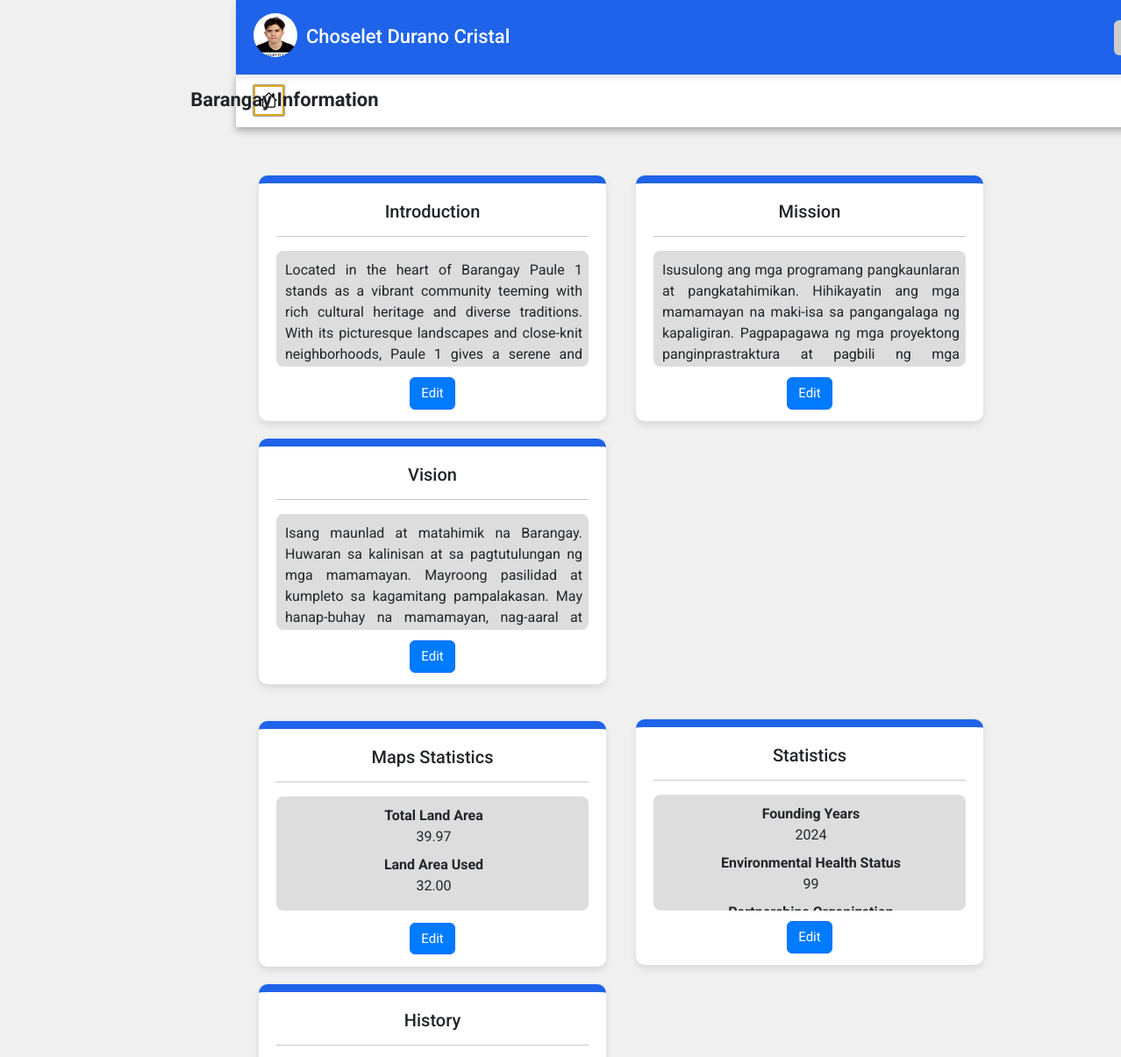
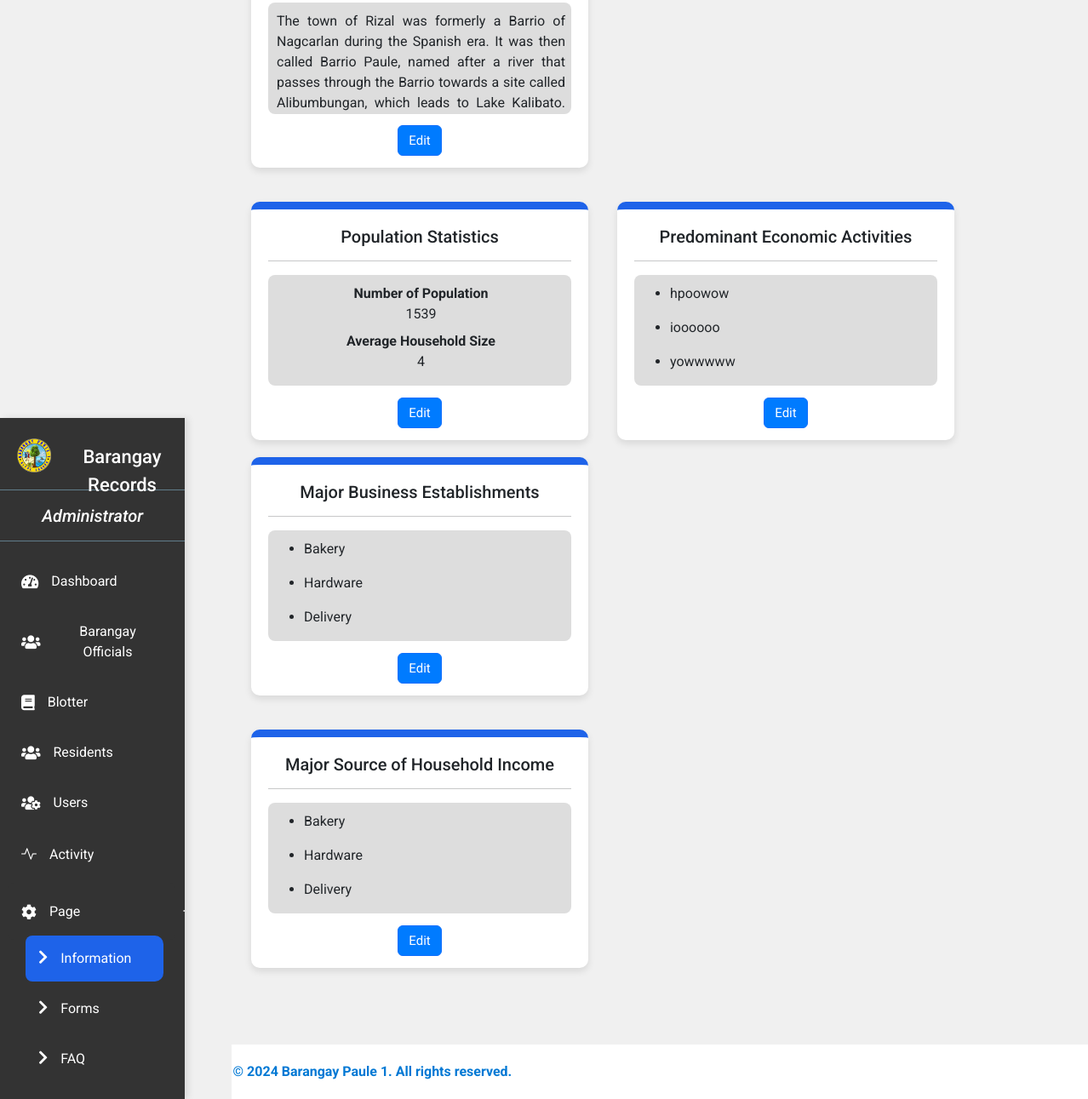
/Information.php (signed in), run on the app's committed database (2 pictures, top to bottom).
### tables this page shows
CREATE TABLE `proof_of_identity` (
  `id` int(11) NOT NULL,
  `picture` varchar(255) NOT NULL,
  `valid_id` varchar(255) NOT NULL,
  `created_at` timestamp NOT NULL DEFAULT current_timestamp()
);

CREATE TABLE `profiledata` (
  `id` int(11) NOT NULL,
  `firstname` varchar(50) NOT NULL,
  `middlename` varchar(50) DEFAULT NULL,
  `lastname` varchar(50) NOT NULL,
  `gender` enum('Male','Female','Other') NOT NULL,
  `birthdate` date NOT NULL,
  `email` varchar(100) NOT NULL,
  `contact` varchar(20) NOT NULL,
  `religion` varchar(50) NOT NULL,
  `status` enum('Single','Married','Divorced','Widowed') NOT NULL,
  `emergency_person` varchar(100) NOT NULL,
  `emergency_contact` varchar(20) NOT NULL,
  `created_at` timestamp NOT NULL DEFAULT current_timestamp()
);

CREATE TABLE `introduction` (
  `id` int(11) NOT NULL,
  `paragraph` text DEFAULT NULL
);

CREATE TABLE `mission` (
  `id` int(11) NOT NULL,
  `paragraph` text DEFAULT NULL
);

CREATE TABLE `vision` (
  `id` int(11) NOT NULL,
  `paragraph` text DEFAULT NULL
);

CREATE TABLE `map_statics` (
  `id` int(11) NOT NULL,
  `total_land_area` decimal(10,2) DEFAULT NULL,
  `land_used` decimal(10,2) DEFAULT NULL
);

CREATE TABLE `statistics` (
  `id` int(11) NOT NULL,
  `founding_years` int(11) DEFAULT NULL,
  `environmental_health_status` int(11) DEFAULT NULL,
  `partnerships_organization` int(11) DEFAULT NULL,
  `projects_made` int(11) DEFAULT NULL
);

CREATE TABLE `history` (
  `id` int(11) NOT NULL,
  `context` text NOT NULL
);

CREATE TABLE `population` (
  `id` int(11) NOT NULL,
  `number_of_population` int(11) NOT NULL,
  `average_household_size` float NOT NULL
);

CREATE TABLE `economics` (
  `id` int(11) NOT NULL,
  `message` text NOT NULL
);

CREATE TABLE `major_business` (
  `id` int(6) UNSIGNED NOT NULL,
  `business_text` text NOT NULL
);

CREATE TABLE `major_income` (
  `id` int(6) UNSIGNED NOT NULL,
  `income_text` text NOT NULL
);

### Information.php (the view, shortened to what this page needs)
<!DOCTYPE html>
<html lang="en">
<head>
  <link href="https://cdn.jsdelivr.net/npm/bootstrap@5.3.3/dist/css/bootstrap.min.css" rel="stylesheet">
  <link href="https://cdnjs.cloudflare.com/ajax/libs/font-awesome/5.15.3/css/all.min.css" rel="stylesheet">
  <link href="https://cdn.jsdelivr.net/npm/bootstrap-icons@1.8.1/font/bootstrap-icons.css" rel="stylesheet">
  <link rel="stylesheet" href="https://cdnjs.cloudflare.com/ajax/libs/limonte-sweetalert2/11.1.7/sweetalert2.min.css">
  <link rel="stylesheet" href="Information.css">
</head>
<body>
  <div>
    <div class="header">
      <div class="picfetch">
        <?php
            include 'connection.php';
              $sql = "SELECT * FROM proof_of_identity WHERE id = (SELECT id FROM profiledata WHERE email = ?)";
              $stmt = $conn->prepare($sql);
              $stmt->bind_param("s", $_SESSION['username']);
              $stmt->execute();
              $result = $stmt->get_result();
            if ($result->num_rows > 0) {
                $row = $result->fetch_assoc();
                $picture = $row["picture"];
            } else {
                $picture = "";
            }
              $sql = "SELECT * FROM profiledata WHERE email = ?";
              $stmt = $conn->prepare($sql);
              $stmt->bind_param("s", $_SESSION['username']);
              $stmt->execute();
              $result = $stmt->get_result();
            if ($result->num_rows > 0) {
              $row = $result->fetch_assoc();
              $firstname = $row["firstname"];
              $middlename = $row["middlename"];
              $lastname = $row["lastname"];
            } else {
              $firstname = "";
              $middlename = "";
              $lastname = "";
            }
          ?>
          <img src="<?php echo $picture; ?>" width="80px" height="80px" onerror="this.style.display='none';">
          <p class="p"><?php echo $firstname . " " . $middlename . " " . $lastname; ?></p>
      </div>
      <div class="profile-icon" onclick="toggleProfileDetails()">
      </div>
    </div>
    <div class="navigation" id="navigation">
      <div class="logo">
        <img src="images/logo1.png" alt="Barangay Logo" height="40px" width="40px">
        <p>Barangay Records</p>
      </div>
      <div class="administrators">
        <p><em> Administrator</em></p>
      </div>
      <a href="AdminDashboard.php" class="a1"><i class="fas fa-tachometer-alt"></i> Dashboard</a>
      <a href="BarangayOfficial.php" class="a1"><i class="fas fa-users"></i> Barangay Officials</a>
      <a href="Blotter.php" class="a1"><i class="fas fa-book"></i> Blotter</a>
      <a href="Resident.php" class="a1"><i class="fas fa-users"></i> Residents</a>
      <a href="Users.php" class="a1"><i class="fas fa-users-cog"></i> Users</a>
      <a href="Activity.php" class="a1"><i class="bi bi-activity"></i> Activity</a>
      <div class="dropdown" onclick="toggleDropdown()">
        <button class="btn btn-primary plus-toggle" type="button" id="dropdownMenuButton" >
          <i class="fas fa-cog"></i>Page <i class="bi bi-plus"></i>
        </button>
        <div class="dropdown-content" id="dropdownContent">
          <a href="Information.php" id="info" onclick="keepDropdownOpen()"><i class="fas fa-chevron-right"></i>Information</a>
          <a href="Forms.php"><i class="fas fa-chevron-right"></i>Forms</a>
          <a href="BarangayFAQ.php"><i class="fas fa-chevron-right"></i>FAQ</a>
          <a href="BarangayContact&Message.php" class="contact1"><i class="fas fa-chevron-right"></i>Contact</a>
        </div>
      </div>
    </div>
  </div>
  <div class="title-with-icon">
    <a href="AdminDashboard.php" title="Dashboard"><i class="bi bi-house"></i></a>
    <p>Barangay Information</p>
  </div>
  <div class="dashboard-box-container1">
    <div class="dashboard-box1" style="margin-right: 20px;" id="db1">
        <div class="box-title7"><h3>Introduction</h3></div><hr>
        <div class="textcon" style="max-height: 57%; overflow-y: auto; text-align: justify !important;
        padding-left: 10px; padding-right: 7px;">
          <?php
            include 'connection.php';
            $sql = "SELECT paragraph FROM introduction";
            $result = $conn->query($sql);
            if ($result->num_rows > 0) {
                $row = $result->fetch_assoc();
                $currentParagraph = $row["paragraph"];
                echo "<p>$currentParagraph</p>";
            } else {
                echo "0 results";
            }
          ?>
        </div>
        <div class="info">
          <button type="button" class="btn btn-primary" onclick="showIntroForm()">Edit</button>
        </div>
  </div>
    <div class="dashboard-box1" style="margin-right: 20px;" id="db2">
        <div class="box-title7"><h3>Mission</h3></div><hr>
        <div class="textcon" style="max-height: 57%; overflow-y: auto; text-align: justify !important;
        padding-left: 10px; padding-right: 7px;">
          <?php
            include 'connection.php';
            $sql = "SELECT paragraph FROM mission";
            $result = $conn->query($sql);
            if ($result->num_rows > 0) {
                $row = $result->fetch_assoc();
                $currentParagraph = $row["paragraph"];
                echo "<p>$currentParagraph</p>";
            } else {
                echo "0 results";
            }
          ?>
        </div>
        <div class="info"><button type="button" class="btn btn-primary" onclick="showMisForm()">Edit</button></div>
    </div>
    <div class="dashboard-box1" id="db2">
        <div class="box-title7"><h3>Vision</h3></div><hr>
        <div class="textcon" style="max-height: 57%; overflow-y: auto; text-align: justify !important;
        padding-left: 10px; padding-right: 7px;">
          <?php
            include 'connection.php';
            $sql = "SELECT paragraph FROM vision";
            $result = $conn->query($sql);
            if ($result->num_rows > 0) {
                $row = $result->fetch_assoc();
                $currentVision = $row["paragraph"];
                echo "<p>$currentVision</p>";
            } else {
                echo "<p>Vision content not available.</p>";
            }
        ?>
        </div>
        <div class="info"><button type="button" class="btn btn-primary" onclick="showVisForm()">Edit</button></div>
    </div>
  </div>
  <div class="dashboard-box-container2">
    <div class="dashboard-box2" style="margin-right: 20px;" id="db4">
        <div class="box-title7"><h3>Maps Statistics</h3></div><hr>
        <div class="textcon" style="max-height: 200px; overflow-y: auto; text-align: center !important;
        padding-left: 10px; padding-right: 7px;">
        <?php
        include 'connection.php';
        $sql = "SELECT total_land_area, land_used FROM map_statics";
        $result = $conn->query($sql);
        if ($result->num_rows > 0) {
            while ($row = $result->fetch_assoc()) {
                echo "<dl>";
                echo "<dt>Total Land Area </dt>";
                echo "<dd>" . $row["total_land_area"] . "</dd>";
                echo "<dt>Land Area Used </dt>";
                echo "<dd>" . $row["land_used"] . "</dd>";
                echo "</dl>";
            }
        } else {
            echo "No data found";
        }
        ?>
        </div>
        <div class="info"><button type="button" class="btn btn-primary" onclick="showMapForm()">Edit</button></div>
    </div>
    <div class="dashboard-box2" style="margin-right: 20px;" id="db5">
        <div class="box-title7"><h3>Statistics</h3></div><hr>
        <div class="textcon" style="max-height: 57%; overflow-y: auto; text-align: center !important;
        padding-left: 10px; padding-right: 7px;">
        <?php
          include 'connection.php';
          $sql = "SELECT founding_years, environmental_health_status, partnerships_organization, projects_made FROM statistics";
          $result = $conn->query($sql);
          if ($result->num_rows > 0) {
              while ($row = $result->fetch_assoc()) {
                  echo "<dl>";
                  echo "<dt>Founding Years </dt>";
                  echo "<dd>" . $row["founding_years"] . "</dd>";
                  echo "<dt>Environmental Health Status </dt>";
                  echo "<dd>" . $row["environmental_health_status"] . "</dd>";
                  echo "<dt>Partnerships Organization </dt>";
                  echo "</dl>";
              }
          } else {
              echo "No data found";
          }
        ?>
        </div>
        <div class="info"><button type="button" class="btn btn-primary" onclick="showStaForm()">Edit</button></div>
    </div>
    <div class="dashboard-box2" id="db5">
        <div class="box-title7"><h3>History</h3></div><hr>
        <div class="textcon" style="max-height: 57%; overflow-y: auto; text-align: justify !important;
        padding-left: 10px; padding-right: 7px;">
          <?php
            include 'connection.php';
            $sql = "SELECT context FROM history";
            $result = $conn->query($sql);
            if ($result->num_rows > 0) {
                $row = $result->fetch_assoc();
                $currentContext = $row["context"];
                echo "<p>$currentContext</p>";
            } else {
                echo "0 results";
            }
          ?>
        </div>
        <div class="info"><button type="button" class="btn btn-primary" onclick="showHisForm()">Edit</button></div>
    </div>
  </div>
  <div class="dashboard-box-container3">
    <div class="dashboard-box3" style="margin-right: 20px;" id="db4">
        <div class="box-title7"><h3>Population Statistics</h3></div><hr>
        <div class="textcon" style="max-height: 57%; overflow-y: auto; text-align: center !important;
        padding-left: 10px; padding-right: 7px;">
          <?php
            include 'connection.php';
            $sql = "SELECT number_of_population, average_household_size FROM population";
            $result = $conn->query($sql);
            if ($result->num_rows > 0) {
                while ($row = $result->fetch_assoc()) {
                    echo "<dl>";
                    echo "<dt>Number of Population </dt>";
                    echo "<dd>" . $row["number_of_population"] . "</dd>";
                    echo "<dt>Average Household Size </dt>";
                    echo "<dd>" . $row["average_household_size"] . "</dd>";
                    echo "</dl>";
                }
            } else {
                echo "No data found";
            }
          ?>
        </div>
        <div class="info"><button type="button" class="btn btn-primary" onclick="showPSForm()">Edit</button></div>
    </div>
    <div class="dashboard-box3" style="margin-right: 20px;" id="db5">
        <div class="box-title7"><h3>Predominant Economic Activities</h3></div><hr>
        <div class="textcon" style="max-height: 57%; overflow-y: auto; text-align: justify !important;
        padding-left: 10px; padding-right: 7px;">
        <?php
          include 'connection.php';
          $sql = "SELECT * FROM economics";
          $result = $conn->query($sql);
          if ($result->num_rows > 0) {
              while ($row = $result->fetch_assoc()) {
                echo "<ul>";
                echo "<li>" . $row["message"] . "</li>";
                echo "</ul>";
              }
          } else {
              $currentContent = "<p>No data available</p>";
          }
        ?>
        </div>
        <div class="info"><button type="button" class="btn btn-primary" onclick="showPEAForm()">Edit</button></div>
    </div>
    <div class="dashboard-box3" id="db5">
        <div class="box-title7"><h3>Major Business Establishments</h3></div><hr>
        <div class="textcon" style="max-height: 57%; overflow-y: auto; text-align: justify !important;
        padding-left: 10px; padding-right: 7px;">
        <?php
          include 'connection.php';
          $sql = "SELECT * FROM major_business";
          $result = $conn->query($sql);
          if ($result->num_rows > 0) {
              while ($row = $result->fetch_assoc()) {
                echo "<ul>";
                echo "<li>" . $row["business_text"] . "</li>";
                echo "</ul>";
              }
          } else {
              $currentContent = "<p>No data available</p>";
          }
        ?>
        </div>
        <div class="info"><button type="button" class="btn btn-primary" onclick="showBEForm()">Edit</button></div>
    </div>
  </div>
  <div class="dashboard-box-container4">
    <div class="dashboard-box4" id="db4">
        <div class="box-title7"><h3>Major Source of Household Income</h3></div><hr>
        <div class="textcon" style="max-height: 57%; overflow-y: auto; text-align: justify !important;
        padding-left: 10px; padding-right: 7px;">
            <?php
          include 'connection.php';
          $sql = "SELECT * FROM major_income";
          $result = $conn->query($sql);
          if ($result->num_rows > 0) {
              while ($row = $result->fetch_assoc()) {
                echo "<ul>";
                echo "<li>" . $row["income_text"] . "</li>";
                echo "</ul>";
              }
          } else {
              $currentContent = "<p>No data available</p>";
          }
        ?>
        </div>
        <div class="info"><button type="button" class="btn btn-primary" onclick="showIncomeForm()">Edit</button></div>
    </div>
  </div>
  <footer class="footer">
    <div class="container">
        <p>&copy; 2024 Barangay Paule 1. All rights reserved.</p>
    </div>
  </footer>
</body>
</html>

### data on the page
proof_of_identity: picture (picture)
profiledata: firstname "Choselet", middlename "Durano", lastname "Cristal"
introduction: paragraph "Located in the heart of Barangay Paule 1 stands as a vibrant community teeming with rich cultural heritage and diverse traditions. With its picturesque landscapes and close-knit neighborhoods, Paule 1 gives a serene and…"
mission: paragraph "Isusulong ang mga programang pangkaunlaran at pangkatahimikan. Hihikayatin ang mga mamamayan na maki-isa sa pangangalaga ng kapaligiran. Pagpapagawa ng mga proyektong panginprastraktura at pagbili ng mga…"
vision: paragraph "Isang maunlad at matahimik na Barangay. Huwaran sa kalinisan at sa pagtutulungan ng mga mamamayan. Mayroong pasilidad at kumpleto sa kagamitang pampalakasan. May hanap-buhay na mamamayan, nag-aaral at…"
map_statics: total_land_area "39.97", land_used "32.00"
statistics: founding_years "2024", environmental_health_status "99"
history: context "The town of Rizal was formerly a Barrio of Nagcarlan during the Spanish era. It was then called Barrio Paule, named after a river that passes through the Barrio towards a site called Alibumbungan, which leads to Lake Kalibato.…"
population: number_of_population "1539", average_household_size "4"
economics: message "hpoowow"
economics: message "ioooooo"
economics: message "yowwwww"
major_business: business_text "Bakery"
major_business: business_text "Hardware"
major_business: business_text "Delivery"
major_income: income_text "Bakery"
major_income: income_text "Hardware"
major_income: income_text "Delivery"
